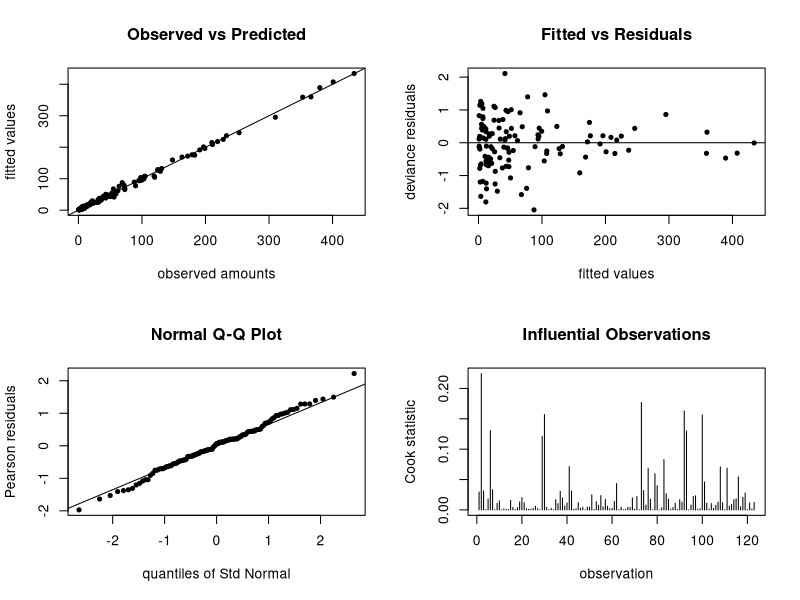

Write the R code that produced this figure.
# Fitting a G.L.M. (frequency) model to the privately owned, comprehensive insurance claims data in 1975.
#
# read the data file

PCarIns.tmp <- read.csv("PrivateCarIns1975-Data.csv")
attach(PCarIns.tmp)
PCarIns <- PCarIns.tmp[PCarIns.tmp$Numb.Claims>0,]
attach(PCarIns)

# understand and summarize the data.
print(summary(PCarIns))
# convert to categorical
Pol.Age <- factor(Pol.Age)
Car.Group <- factor(Car.Group)
Veh.Age <- factor(Veh.Age)

# hist(Avg.Claims,breaks=50,prob=T)
# alternative glm models
#pcarins.glm <- glm(Numb.Claims~Pol.Age+Car.Group+Veh.Age, family=poisson)
pcarins.glm <- glm(Numb.Claims~Pol.Age+Car.Group+Veh.Age+Pol.Age*Car.Group+Pol.Age*Veh.Age+Car.Group*Veh.Age, family=poisson)
print(summary(pcarins.glm))
print(anova(pcarins.glm, test="Chi"))

# plot(Numb.Claims,predict(pcarins.glm))
 
par(mfrow=c(2,2))
plot(Numb.Claims,fitted(pcarins.glm),xlab="observed amounts",ylab="fitted values",main="Observed vs Predicted",pch=20)
abline(0,1)
plot(fitted(pcarins.glm),resid(pcarins.glm,type="deviance"),xlab="fitted values",ylab="deviance residuals",main="Fitted vs Residuals",pch=20)
abline(0,0)
qqnorm(resid(pcarins.glm,type="pearson"), xlab="quantiles of Std Normal",ylab="Pearson residuals",pch=20)
qqline(resid(pcarins.glm))

# diagnostic plots
library(boot)
pcarins.glm.diag <- glm.diag(pcarins.glm)
# print(names(pcarins.glm.diag))
# glm.diag.plots(pcarins.glm,pcarins.glm.diag)
# plot(pcarins.glm)

ts.plot(pcarins.glm.diag$cook,type="h",gpars=list(xlab="observation",ylab="Cook statistic",main="Influential Observations",pch=20))

# plot predicted values with each regressor variable
# plot(Pol.Age,resid(pcarins.glm))
# plot(Car.Group,resid(pcarins.glm))
# plot(Veh.Age,resid(pcarins.glm))
